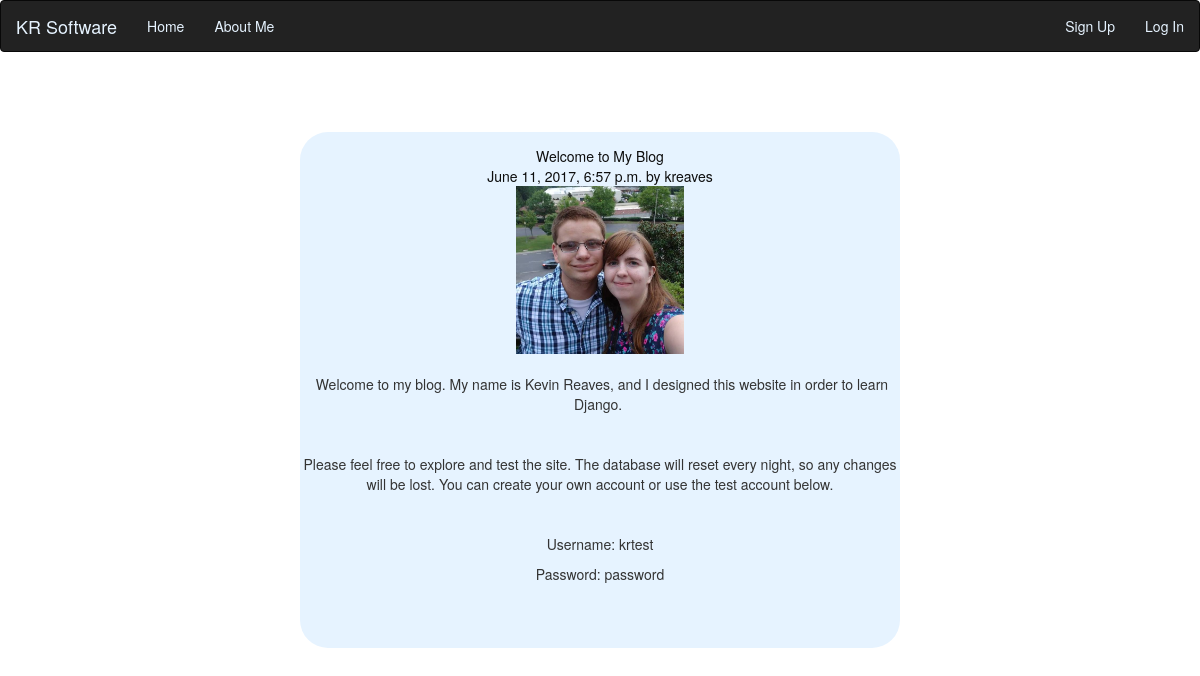
The app's page /posts/1/ with its own data.
### posts/models.py (models this page shows, shortened)
class Post(models.Model):
    def get_upload_to(instance, filename):
        return 'media/%f.jpg' % time.time()
    title = models.CharField(max_length=250)
    pub_date = models.DateTimeField()
    author = models.ForeignKey(User, db_column="user", default=1)
    image = models.FileField(upload_to=get_upload_to, blank=True, default="media/defaultBlogImage.png")
    body = HTMLField()

### posts/views.py (the view)
# urls.py: url(r'^(?P<post_id>[0-9]+)/$', views.post_details, name="post_detail"),
def post_details(request, post_id):
    post = get_object_or_404(Post, pk=post_id)
    return render(request, 'posts/post_details.html', {'post':post})

### posts/templates/posts/post_details.html (shortened to what this page needs)
{% extends 'base.html' %}
{% block content %}
<!DOCTYPE html>
<html lang="en">
<head>
</head>
<body>
    <div class="Post">
    {{ post.title }}
    <br/>
    {{ post.pub_date }} by {{ post.author }}
    <br/>
    <img class="blogImage" src="{{ post.image.url }}"/>
    <br/>
    <br/>
    {{ post.body|safe }}
        <br/><br/>
    </div>
</body>
</html>
{% endblock %}

### templates/base.html (shortened to what this page needs)
<!DOCTYPE html>
<html lang="en">
<head>
    {% load staticfiles %}
    <link rel="stylesheet" href="{% static '/bootstrap/css/bootstrap.min.css' %}" type="text/css">
    <link rel="stylesheet" href="{% static '/blog/blog.css' %}">
     <nav class="navbar navbar-inverse">
      <div class="container-fluid">
        <div class="navbar-header">
          <a class="navbar-brand" href="#">KR Software</a>
        </div>
        <ul class="nav navbar-nav">
            <li><a href = "{% url 'home' %}">Home</a></li>
            <li><a href = "{% url 'about' %}">About Me</a></li>
        </ul>
        <ul class="nav navbar-nav navbar-right">
            {% if user.is_authenticated %}
            <li><a href="#" onClick="document.getElementById('logout').submit()">Logout</a>
            <form id="logout" method="POST" action="{% url 'logmeout' %}">
              {% csrf_token %}
              <input type="hidden">
            </form>
            </li>
                <li><a href="{% url 'create' %}">Submit a Post</a></li>
            {% else %}
                <li><a href="{% url 'signup' %}">Sign Up</a></li>
                <li><a href="{% url 'logmein' %}">Log In</a></li>
            {% endif %}
        </ul>
      </div>
    </nav>
</head>
<body>
    <div class="centerMe">
    {% block content %}
    {% endblock %}
    </div>
</body>
</html>

### static/blog/blog.css (style rules this page uses)
.centerMe { margin-left: 25%; margin-right: 25%; text-align:center; padding-top: 5%; }
.Post { background-color: #e6f3ff; color: #0d0d0d; border-radius: 2em; padding-top: 1em; padding-bottom:1em; }
.navbar-inverse .navbar-nav>li>a { color: #e6f3ff; }
.navbar-inverse .navbar-brand { color: #e6f3ff; }
img.blogImage { height: auto; width: auto; max-width: 12em; max-height: 12em; }

### records on screen
Post: title "Welcome to My Blog", pub_date "June 11, 2017, 6:57 p.m.", author "kreaves", image (picture), body "Welcome to my blog. My name is Kevin Reaves, and I designed this website in order to learn Django. Please feel free to explore and test the site. The database will reset every night, so any changes will be lost. You can create your own account or use the test account below. Username: krtest Password: password"
